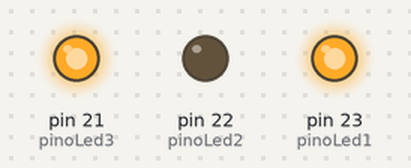
The sketch below on a simulated Arduino Mega 2560, built with avr-gcc and run on an emulated ATmega2560. Parts: output pins drawn as LEDs (lit = HIGH).

Above: at 0.2 s.
At 2.5 s:
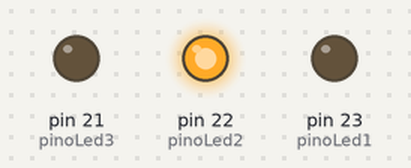
Timing chart, 0 to 3.5 s (numbered marks = the images above):
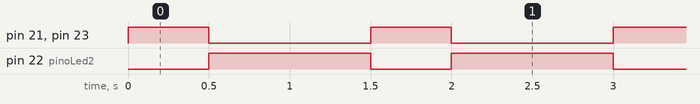

The sketch:

04_Exercicio_03.ino
```cpp
int pinoLed1 = 23;
int pinoLed2 = 22;
int pinoLed3 = 21;

void setup() {
  pinMode(pinoLed1, OUTPUT);
  pinMode(pinoLed2, OUTPUT);
  pinMode(pinoLed3, OUTPUT);
}

void loop() {
  digitalWrite(pinoLed1, HIGH);
  digitalWrite(pinoLed2, LOW);
  digitalWrite(pinoLed3, HIGH);
  delay(500);
  digitalWrite(pinoLed1, LOW);
  digitalWrite(pinoLed2, HIGH);
  digitalWrite(pinoLed3, LOW);
  delay(1000);
}
```

Measured:
- by itself, pin 21 (pinoLed3), pin 23 (pinoLed1): alternates HIGH for 0.50 s and LOW for 1.0 s
- by itself, pin 22 (pinoLed2): alternates HIGH for 1.0 s and LOW for 0.50 s
